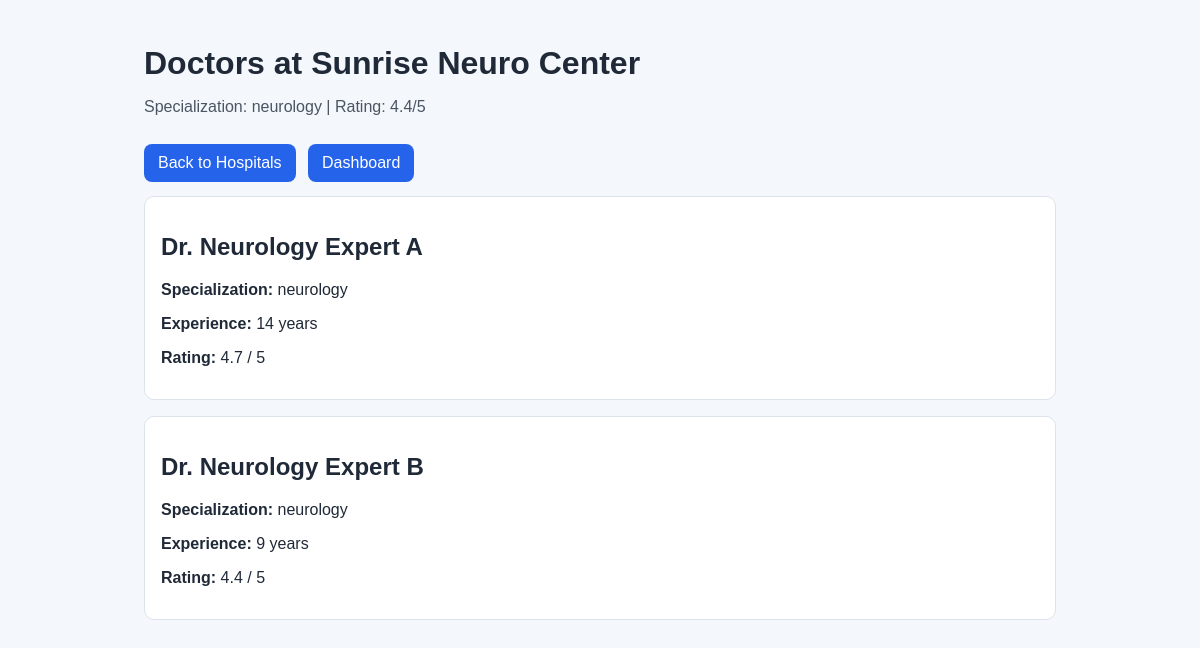
Page /doctors/2 on the committed database.
### tables this page shows
CREATE TABLE Hospital (
            id INTEGER PRIMARY KEY AUTOINCREMENT,
            name TEXT NOT NULL,
            location TEXT NOT NULL,
            specialization TEXT NOT NULL,
            rating REAL NOT NULL,
            avg_cost REAL NOT NULL
        , emergency_capable INTEGER NOT NULL DEFAULT 0, ambulance_available INTEGER NOT NULL DEFAULT 0, ambulance_number TEXT);

CREATE TABLE Doctor (
            id INTEGER PRIMARY KEY AUTOINCREMENT,
            name TEXT NOT NULL,
            hospital_id INTEGER NOT NULL,
            specialization TEXT NOT NULL,
            experience_years INTEGER NOT NULL,
            rating REAL NOT NULL, contact TEXT,
            FOREIGN KEY (hospital_id) REFERENCES Hospital (id)
        );

### app.py (the view)
@app.route("/doctors/<int:hospital_id>")
def doctors(hospital_id):
    hospital = get_hospital(hospital_id)
    if not hospital:
        return redirect(url_for("results"))
    doctors_list = get_doctors_by_hospital(hospital_id)
    ranked_doctors = sorted(
        doctors_list,
        key=lambda d: (d["rating"], d["experience_years"]),
        reverse=True,
    )
    return render_template(
        "doctor_results.html",
        hospital=hospital,
        doctors=ranked_doctors,
    )

### app.py (called while the page is built)
@app.before_request
def setup_database_once():
    init_db()

### database.py (called while the page is built, shortened)
def get_connection():
    conn = sqlite3.connect(DB_PATH)
    conn.row_factory = sqlite3.Row
    return conn

def _add_column_if_missing(conn, table_name, column_name, column_ddl):
    cursor = conn.cursor()
    cursor.execute(f"PRAGMA table_info({table_name})")
    existing_columns = {row["name"] for row in cursor.fetchall()}
    if column_name not in existing_columns:
        cursor.execute(f"ALTER TABLE {table_name} ADD COLUMN {column_name} {column_ddl}")

def migrate_schema(conn):
    _add_column_if_missing(conn, "User", "blood_group", "TEXT")
    _add_column_if_missing(conn, "User", "allergies", "TEXT")
    _add_column_if_missing(conn, "User", "medical_conditions", "TEXT")
    _add_column_if_missing(conn, "User", "emergency_contact_name", "TEXT")
    _add_column_if_missing(conn, "User", "emergency_contact_phone", "TEXT")
    _add_column_if_missing(
        conn,
        "Hospital",
        "emergency_capable",
        "INTEGER NOT NULL DEFAULT 0",
    )
    _add_column_if_missing(
        conn,
        "Hospital",
        "ambulance_available",
        "INTEGER NOT NULL DEFAULT 0",
    )
    _add_column_if_missing(conn, "Hospital", "ambulance_number", "TEXT")
    _add_column_if_missing(conn, "Doctor", "contact", "TEXT")
    conn.commit()

def seed_hospitals_and_doctors(conn):
    cursor = conn.cursor()
    cursor.execute("SELECT COUNT(*) AS count FROM Hospital")
    hospital_count = cursor.fetchone()["count"]
    if hospital_count > 0:
        return

def backfill_emergency_hospital_data(conn):
    cursor = conn.cursor()
    cursor.execute(
        """
        UPDATE Hospital
        SET emergency_capable = COALESCE(emergency_capable, 1),
            ambulance_available = COALESCE(ambulance_available, 1),
            ambulance_number = COALESCE(
                ambulance_number,
                '+91-900000' || printf('%04d', id)
            )
        """
    )
    conn.commit()

def backfill_doctor_contact_data(conn):
    cursor = conn.cursor()
    cursor.execute(
        """
        UPDATE Doctor
        SET contact = COALESCE(contact, '+91-988000' || printf('%04d', id))
        """
    )
    conn.commit()

def init_db():
    conn = get_connection()
    create_tables(conn)
    migrate_schema(conn)
    seed_hospitals_and_doctors(conn)
    backfill_emergency_hospital_data(conn)
    backfill_doctor_contact_data(conn)
    conn.close()

### templates/doctor_results.html (shortened to what this page needs)
<!DOCTYPE html>
<html lang="en">
<head>
    <link rel="stylesheet" href="{{ url_for('static', filename='style.css') }}" />
</head>
<body>
    <div class="container">
        <h1>Doctors at {{ hospital['name'] }}</h1>
        <p class="subtitle">Specialization: {{ hospital['specialization'] }} | Rating: {{ hospital['rating'] }}/5</p>
        <div class="actions">
            <a class="btn" href="{{ url_for('results') }}">Back to Hospitals</a>
            <a class="btn" href="{{ url_for('dashboard') }}">Dashboard</a>
        </div>
        {% for doctor in doctors %}
        <div class="card">
            <h2>{{ doctor['name'] }}</h2>
            <p><strong>Specialization:</strong> {{ doctor['specialization'] }}</p>
            <p><strong>Experience:</strong> {{ doctor['experience_years'] }} years</p>
            <p><strong>Rating:</strong> {{ doctor['rating'] }} / 5</p>
        </div>
        {% endfor %}
    </div>
</body>
</html>

### static/style.css (style rules this page uses)
* { box-sizing: border-box; }
body { margin: 0; font-family: Arial, sans-serif; background: #f4f7fb; color: #1f2937; }
.container { max-width: 960px; margin: 0 auto; padding: 24px; }
h1 { margin-bottom: 6px; }
.subtitle { color: #4b5563; margin-bottom: 20px; }
.card { background: #ffffff; border: 1px solid #dbe3ee; border-radius: 10px; padding: 16px; margin-bottom: 16px; }
.btn { display: inline-block; width: auto; text-decoration: none; border: none; background: #2563eb; color: #ffffff; padding: 10px 14px; border-radius: 8px; cursor: pointer; margin-right: 8px; margin-top: 8px; }
.actions { margin-bottom: 14px; }

### rows in the picture
Hospital: name "Sunrise Neuro Center", specialization "neurology", rating "4.4"
Doctor: name "Dr. Neurology Expert A", specialization "neurology", experience_years "14", rating "4.7"
Doctor: name "Dr. Neurology Expert B", specialization "neurology", experience_years "9", rating "4.4"
